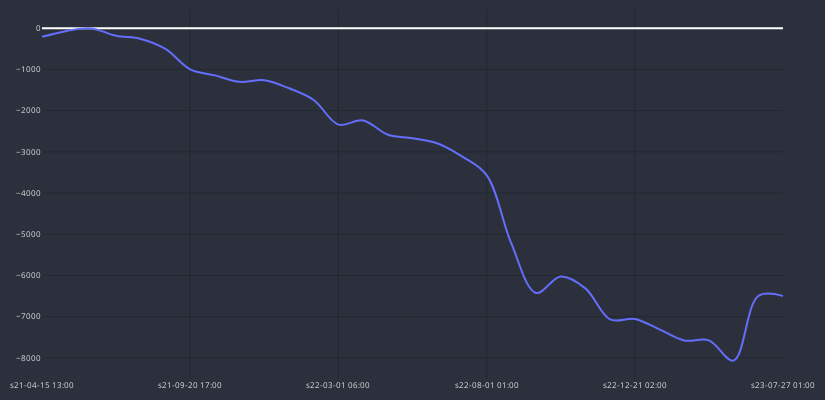

The notebook cell saved with this chart:
### Code cell
cp = CandlePlot(df_trades, candles=False)
cp.show_plot(line_traces=['GAIN_C'])

### Figure 1 — Plotly figure (JSON) as saved in the notebook; plotly's stock layout.template omitted (floating-point values rounded to 4 significant figures)
{"data": [{"line": {"shape": "spline", "width": 2}, "name": "GAIN_C", "type": "scatter", "x": ["s21-04-15 13:00", "s21-05-04 21:00", "s21-06-21 21:00", "s21-08-09 21:00", "s21-08-18 21:00", "s21-09-09 17:00", "s21-09-20 17:00", "s21-10-11 13:00", "s21-11-11 02:00", "s21-12-27 18:00", "s22-01-30 22:00", "s22-02-09 10:00", "s22-03-01 06:00", "s22-03-22 13:00", "s22-05-05 09:00", "s22-06-06 05:00", "s22-07-08 09:00", "s22-07-25 13:00", "s22-08-01 01:00", "s22-09-07 21:00", "s22-09-25 21:00", "s22-10-11 09:00", "s22-11-15 22:00", "s22-12-14 18:00", "s22-12-21 02:00", "s23-01-31 06:00", "s23-02-08 06:00", "s23-02-15 10:00", "s23-03-22 21:00", "s23-04-04 05:00", "s23-07-27 01:00"], "y": [-210.3, -65.1, -5.5, -181.9, -259.6, -502.2, -997.2, -1144.0, -1302.0, -1263.0, -1458.0, -1741.0, -2339.0, -2238.0, -2584.0, -2670.0, -2791.0, -3111.0, -3565.0, -5224.0, -6425.0, -6026.0, -6314.0, -7068.0, -7056.0, -7309.0, -7577.0, -7575.0, -8065.0, -6498.0, -6498.0]}], "layout": {"font": {"color": "#e1e1e1", "size": 8}, "height": 400, "margin": {"b": 10, "l": 10, "r": 10, "t": 10}, "paper_bgcolor": "#2c303c", "plot_bgcolor": "#2c303c", "width": 825, "xaxis": {"autorange": true, "gridcolor": "#1f292f", "nticks": 5, "range": [0, 30], "rangeslider": {"visible": false, "yaxis": {}}, "type": "category"}, "yaxis": {"autorange": true, "gridcolor": "#1f292f", "range": [-8513.0, 442.3], "type": "linear"}}}
